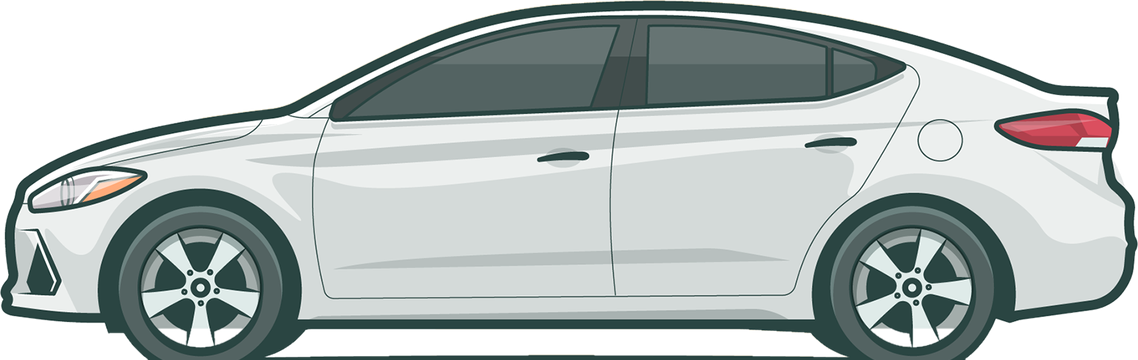
#> input picture reels/perekupy/kit/img/hyundai/hyundai.png, 1138 x 360 px
$ python recolor.py
#> lines starting #> are read from the running program, lines starting #| are printed output that depends on the picture; after the words box and inside, x2 and y2 are one past the last pixel; in counts of white or black regions, pixels touching at a corner belong together
# python recolor.py → hyundai_taxi.png: тот же Hyundai владельца, кузов жёлтый (такси в прошлом); диски и стёкла не трогаем
import numpy as np
from PIL import Image
im = np.asarray(Image.open("hyundai.png").convert("RGBA")).astype(float)
rgb, a = im[..., :3], im[..., 3]
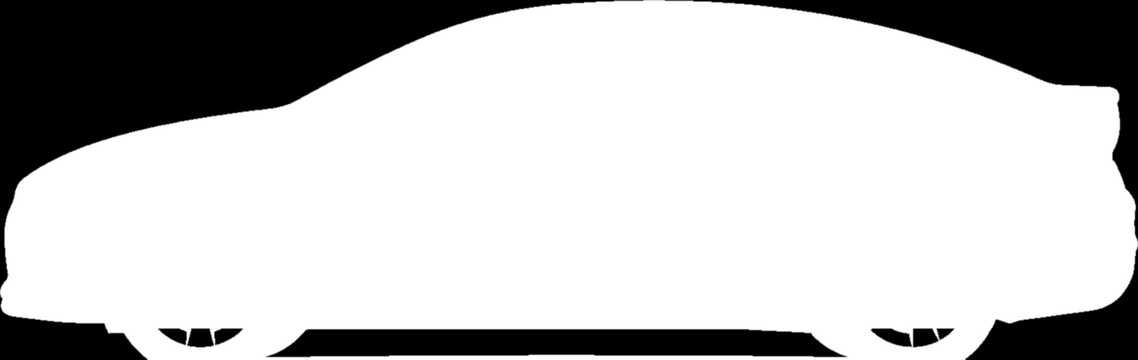
#> a: shape (360, 1138) float64; min 0, max 255, mean 192.3
mx, mn = rgb.max(2), rgb.min(2)
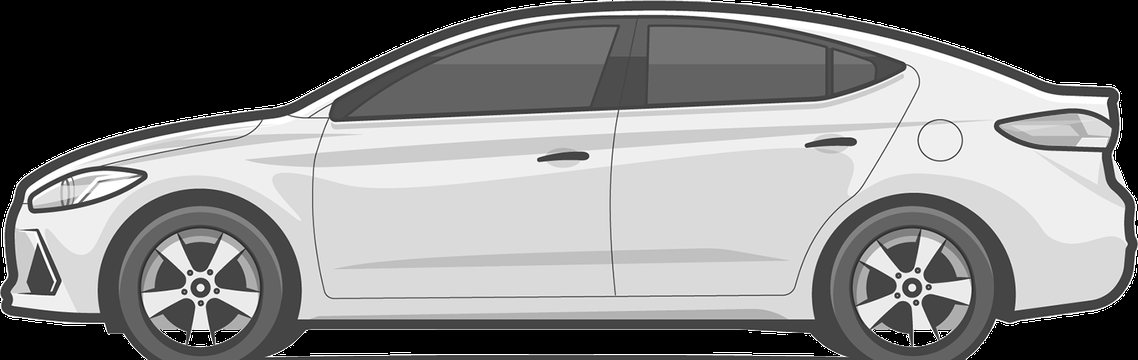
#> mx: shape (360, 1138) float64; min 0, max 255, mean 131.4
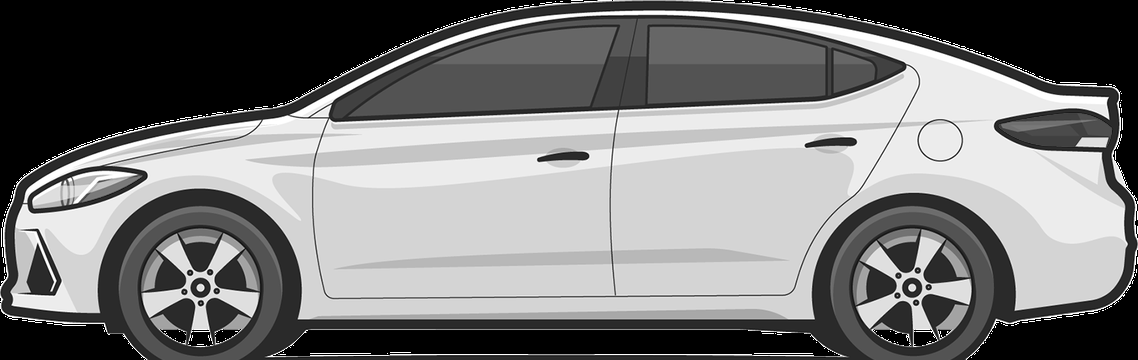
#> mn: shape (360, 1138) float64; min 0, max 255, mean 121.6
h, w = a.shape; yy, xx = np.mgrid[:h, :w]
#> after `h, w = a.shape`: h = 360; w = 1138
wheels = ((xx - 205) ** 2 + (yy - 288) ** 2 < 78 ** 2) | ((xx - 912) ** 2 + (yy - 288) ** 2 < 78 ** 2)
body = (mn > 150) & (mx - mn < 30) & ~wheels & (a > 0)
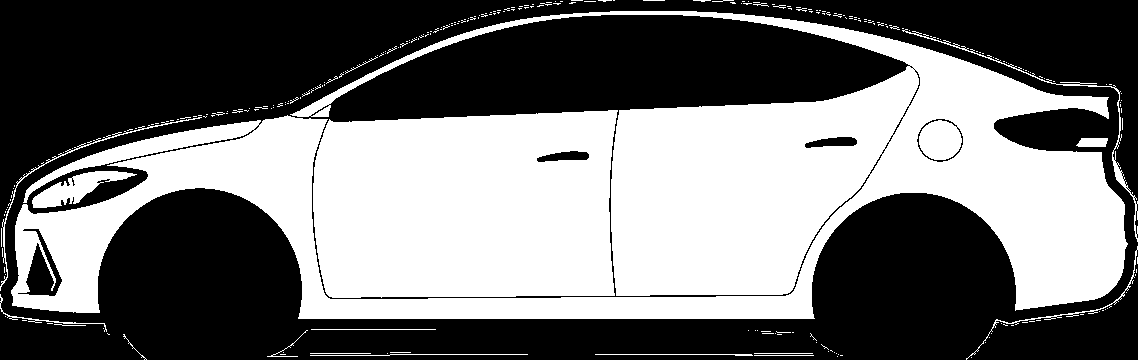
#> body: shape (360, 1138) bool; 44.4% white; 263 white regions (238 under 20 px), largest, box (x1, y1, x2, y2) and area: (11, 11, 1128, 319) 123161, (313, 110, 618, 298) 52622, (32, 171, 137, 208) 1594
L = (rgb.mean(2) / 255)[..., None]
yellow = np.array([255, 196, 0]) * np.clip(L * 1.08, 0, 1)
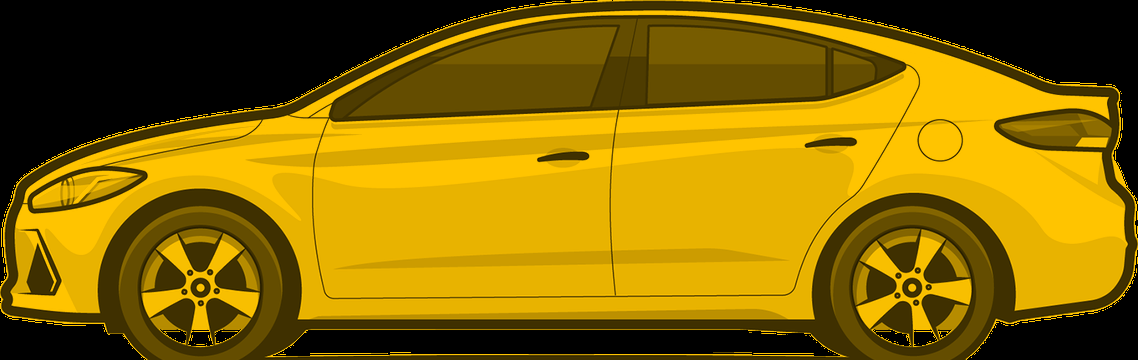
#> yellow: shape (360, 1138, 3) float64; mean R, G, B 136.9, 105.2, 0
rgb[body] = yellow[body]
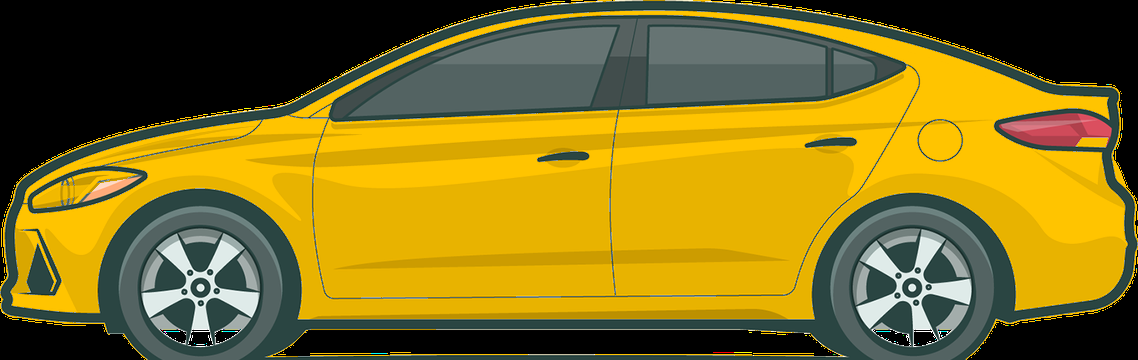
#> rgb: shape (360, 1138, 3) float64; mean R, G, B 131.1, 112.4, 30.6
Image.fromarray(np.dstack([rgb, a]).astype(np.uint8)).save("hyundai_taxi.png")
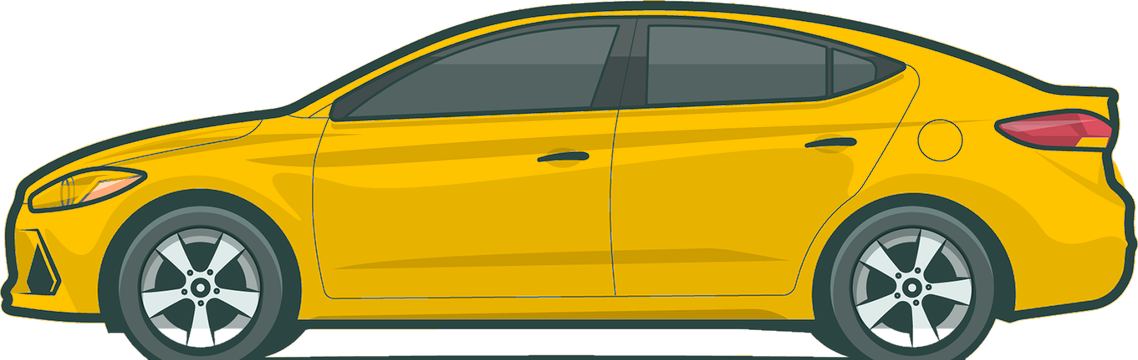
#> saved as hyundai_taxi.png: PIL image 1138x360 RGBA; mean R, G, B, A 130.8, 112.4, 30.6, 192.3; transparent parts drawn white
print(body.sum())
#| 181697

$ run again, with reels/perekupy/kit/img/hyundai/source.png copied over reels/perekupy/kit/img/hyundai/hyundai.png
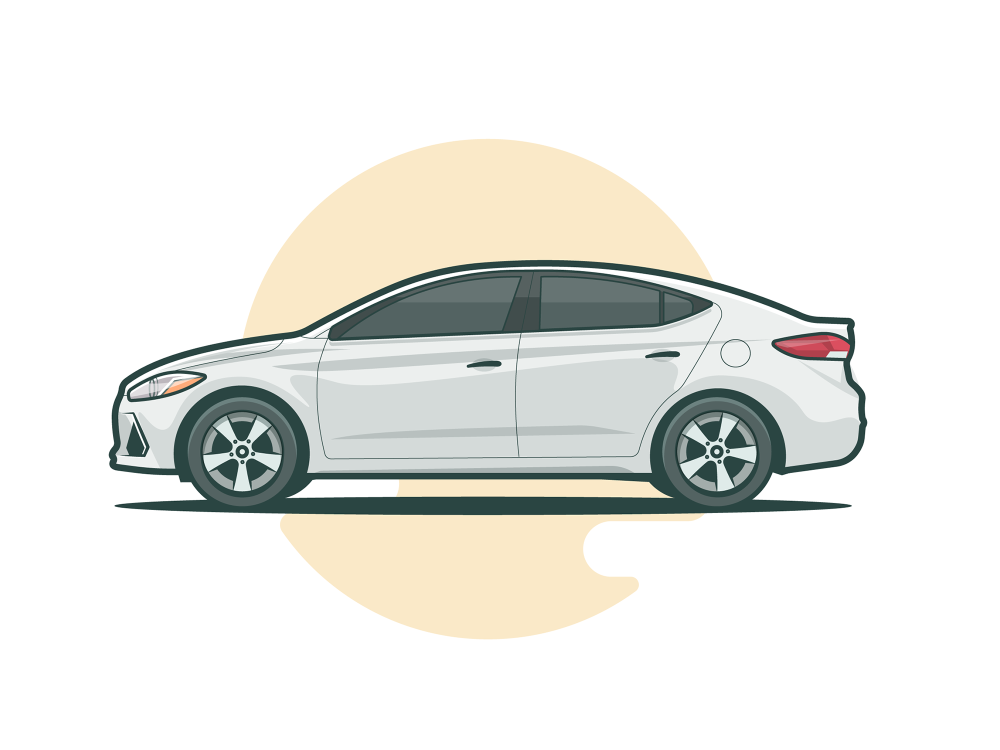
#> input picture reels/perekupy/kit/img/hyundai/source.png, 2000 x 1500 px (shown at 1/2 size)
#> a: shape (1500, 2000) float64; every value is 255
#> `body = (mn > 150) & (mx - mn < 30) & ~wheels & (a > 0)`:
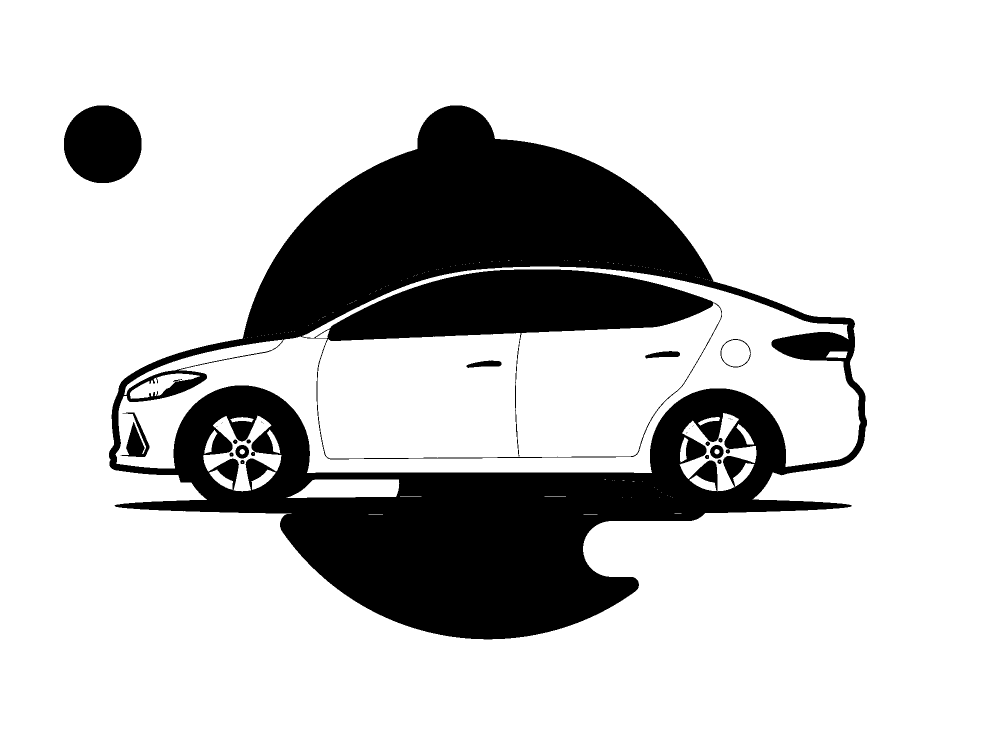
#> body: shape (1500, 2000) bool (shown at 1/2 size); 79.5% white; 30 black regions (12 under 20 px), largest, box (x1, y1, x2, y2) and area: (218, 211, 1734, 1279) 591166, (128, 211, 283, 366) 19097, (241, 825, 299, 914) 2174
#> `rgb[body] = yellow[body]`:
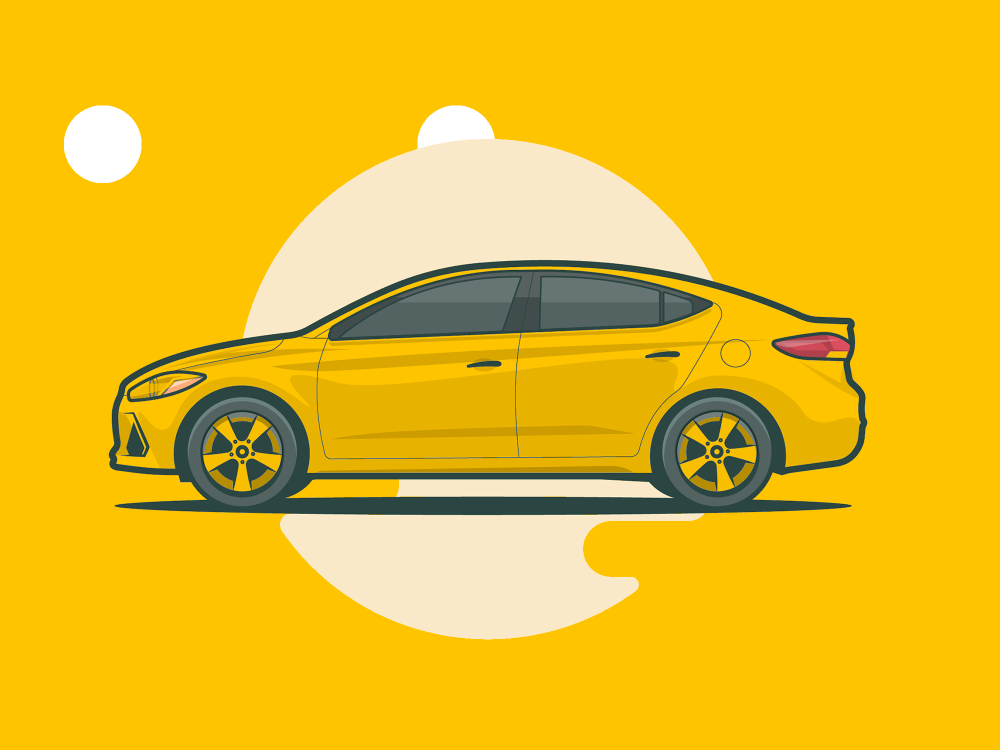
#> rgb: shape (1500, 2000, 3) float64 (shown at 1/2 size); mean R, G, B 236.3, 189.6, 31.6
#| 2384340
